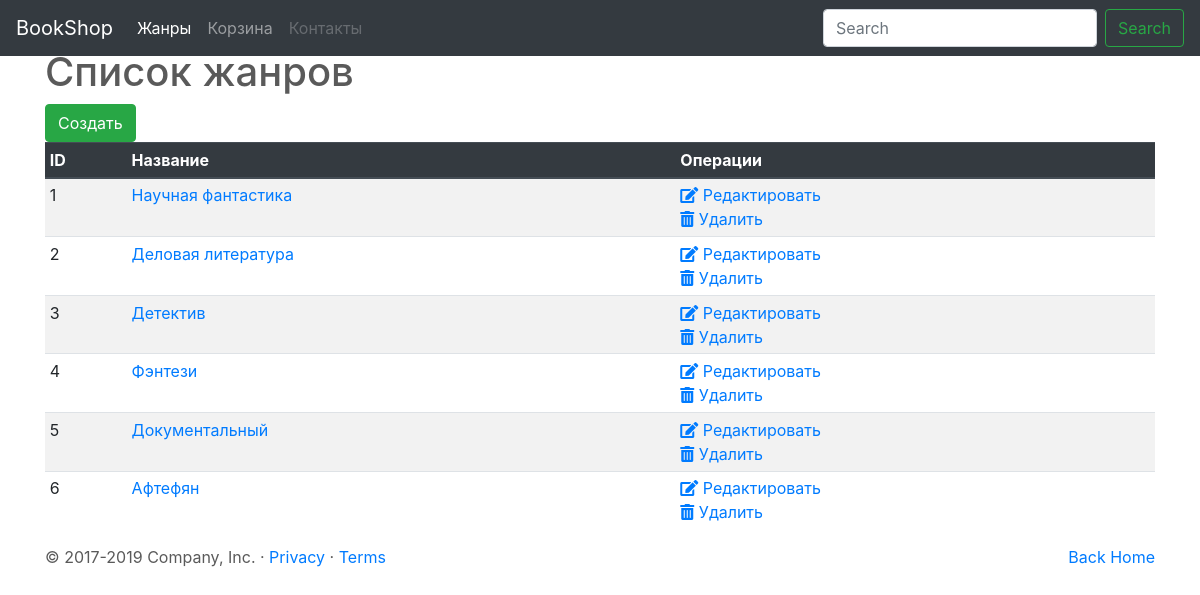
Page /genre/ on the committed database.
### genre/models.py (models this page shows, shortened)
class Genre(models.Model):
    name=models.CharField(max_length=50, verbose_name="Название жанра")
    description=models.TextField (blank=True, null=True, verbose_name="Описание жанра")

### genre/views.py (the view)
# urls.py: path('', views.ViewGenres.as_view(), name="list"),
class ViewGenres(ListView):
    template_name = 'genre_list.html'
    model = Genre
    paginate_by = 100

### genre/templates/genre_list.html (shortened to what this page needs)
{% extends 'base.html' %}
{% block content %}
<div class ='container'>
<h1>Список жанров</h1>
<a href="{% url 'genre:create' %}"><button type="button" class="btn btn-success">Cоздать</button></a>
<table class= "table table-striped table-sm">
    <thead class="thead-dark">
        <tr>
            <th scope="col">ID</th>
            <th scope="col">Название</th>
            <th scope="col">Операции</th>
        </tr>
    </thead>
    <tbody>
        {% for obj in object_list %}
            <tr>
                <td scope="row">{{obj.id}}</td>
                <td><a href="{% url 'genre:detail' obj.pk %}">{{obj.name}}</a></td>
                <td><a href="{% url 'genre:edit' obj.pk %}"><i class="fas fa-edit"></i> Редактировать</a><br>
                    <a href="{% url 'genre:delete' obj.pk %}"><i class="fas fa-trash-alt"></i> Удалить</a></td>
            </tr>
        {% empty %}
            <tr>Нет жанров.</tr>
        {% endfor %}
    </tbody>
</table>
</div>
{% endblock %}

### static/css/carousel.css (style rules this page uses)
body { padding-top: 3rem; padding-bottom: 3rem; color: #5a5a5a; }

### rows in the picture
Genre: id "1", name "Научная фантастика"
Genre: id "2", name "Деловая литература"
Genre: id "3", name "Детектив"
Genre: id "4", name "Фэнтези"
Genre: id "5", name "Документальный"
Genre: id "6", name "Афтефян"
